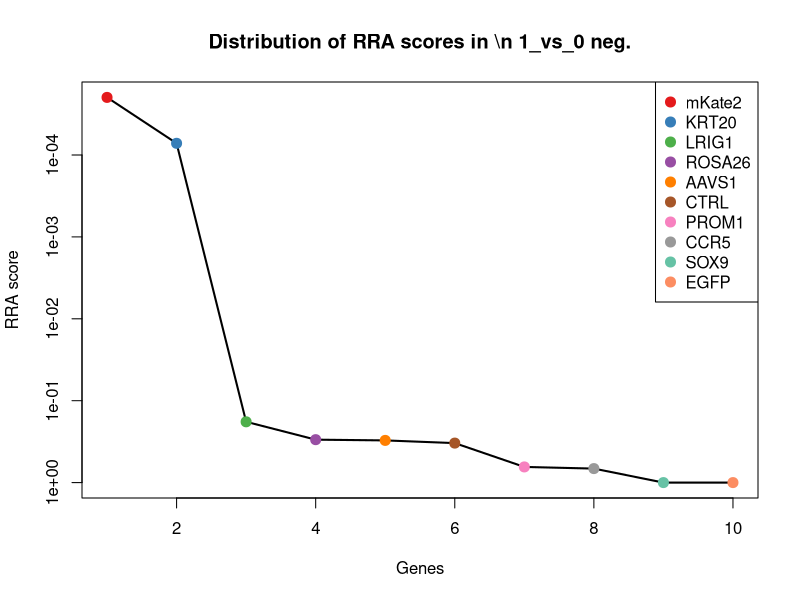
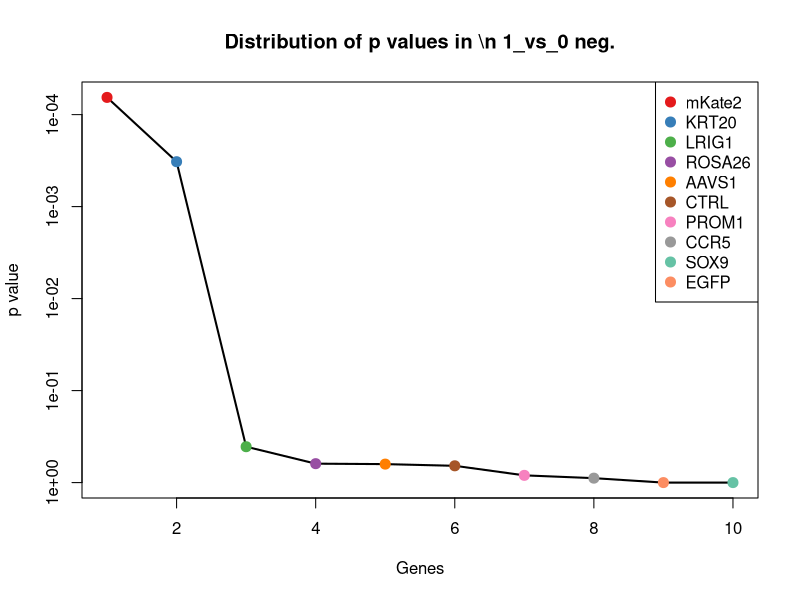
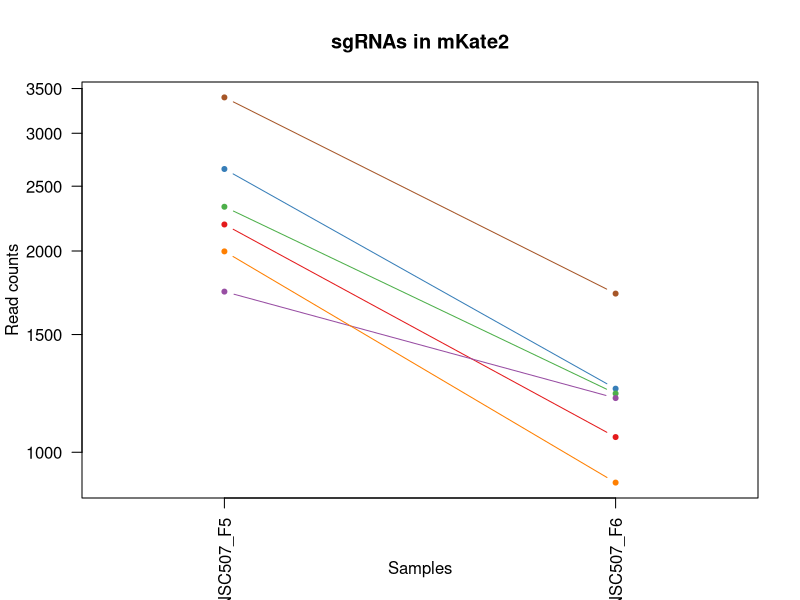
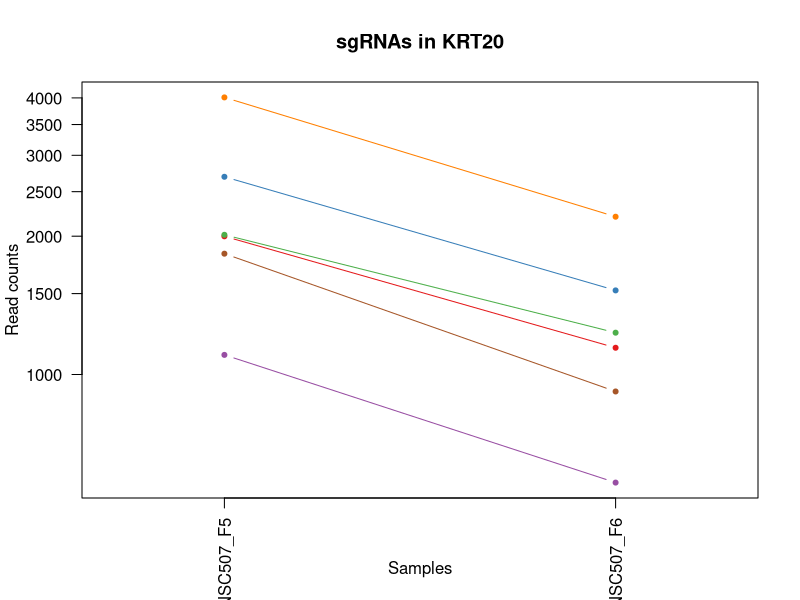
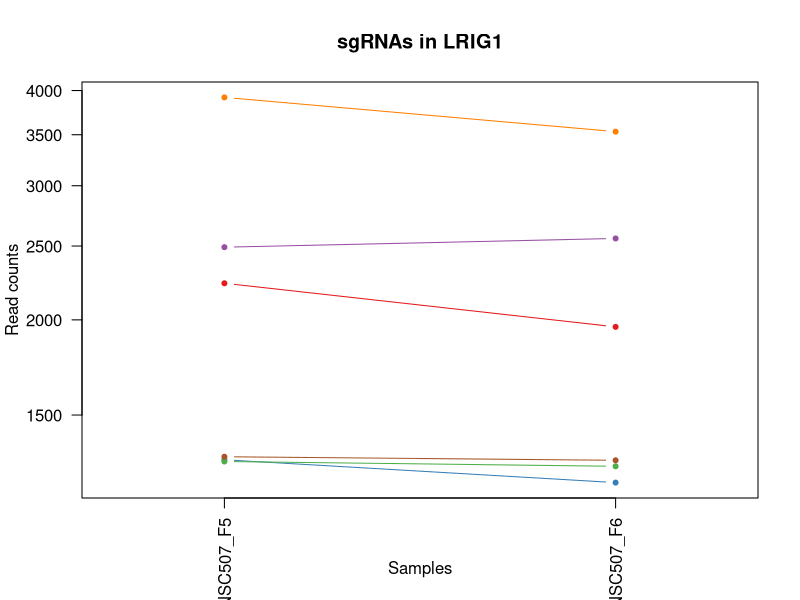
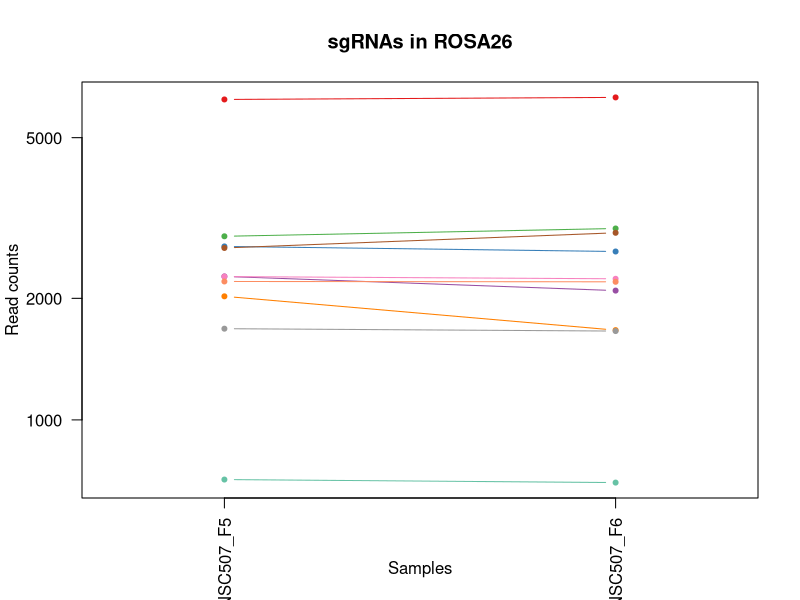
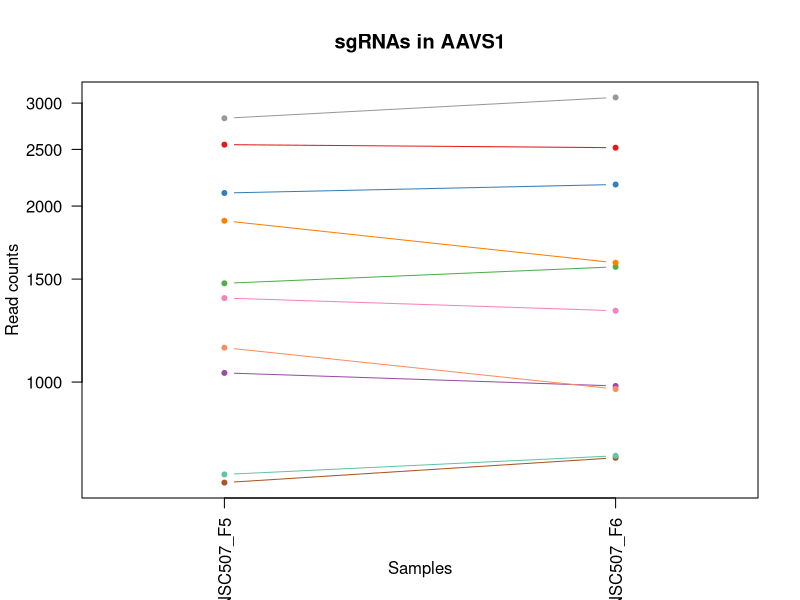
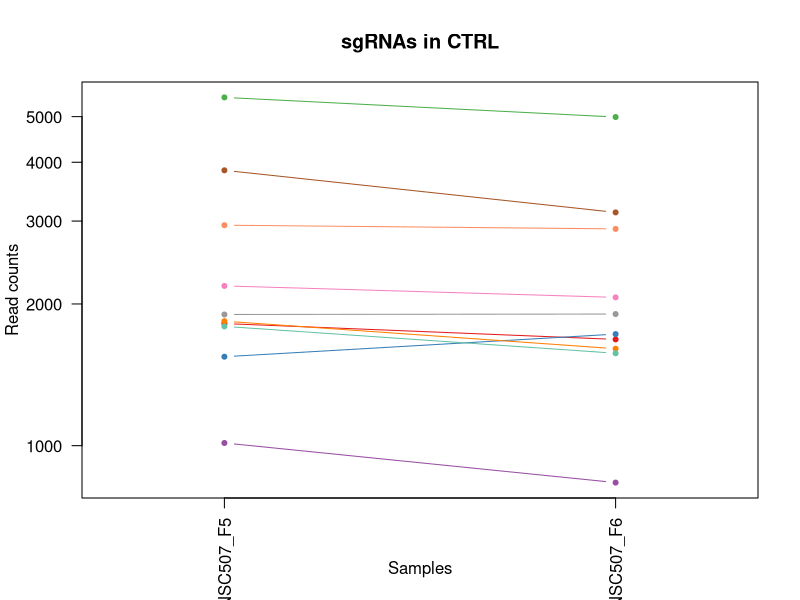

Write the R code that produced these figures, in order. (Note: this script raises an error after producing the figures.)
pdf(file='S7B_c0_t1.pdf',width=4.5,height=4.5);
gstable=read.table('S7B_c0_t1.gene_summary.txt',header=T)
# 
#
# parameters
# Do not modify the variables beginning with "__"

# gstablename='__GENE_SUMMARY_FILE__'
startindex=3
# outputfile='__OUTPUT_FILE__'
targetgenelist=c("mKate2","KRT20","LRIG1","ROSA26","AAVS1","CTRL","PROM1","CCR5","SOX9","EGFP")
# samplelabel=sub('.\\w+.\\w+$','',colnames(gstable)[startindex]);
samplelabel='1_vs_0 neg.'


# You need to write some codes in front of this code:
# gstable=read.table(gstablename,header=T)
# pdf(file=outputfile,width=6,height=6)


# set up color using RColorBrewer
#library(RColorBrewer)
#colors <- brewer.pal(length(targetgenelist), "Set1")

colors=c( "#E41A1C", "#377EB8", "#4DAF4A", "#984EA3", "#FF7F00",  "#A65628", "#F781BF",
          "#999999", "#66C2A5", "#FC8D62", "#8DA0CB", "#E78AC3", "#A6D854", "#FFD92F", "#E5C494", "#B3B3B3", 
          "#8DD3C7", "#FFFFB3", "#BEBADA", "#FB8072", "#80B1D3", "#FDB462", "#B3DE69", "#FCCDE5",
          "#D9D9D9", "#BC80BD", "#CCEBC5", "#FFED6F")

######
# function definition

plotrankedvalues<-function(val, tglist, ...){
  
  plot(val,log='y',ylim=c(max(val),min(val)),type='l',lwd=2, ...)
  if(length(tglist)>0){
    for(i in 1:length(tglist)){
      targetgene=tglist[i];
      tx=which(names(val)==targetgene);ty=val[targetgene];
      points(tx,ty,col=colors[(i %% length(colors)) ],cex=2,pch=20)
      # text(tx+50,ty,targetgene,col=colors[i])
    }
    legend('topright',tglist,pch=20,pt.cex = 2,cex=1,col=colors)
  }
}



plotrandvalues<-function(val,targetgenelist, ...){
  # choose the one with the best distance distribution
  
  mindiffvalue=0;
  randval=val;
  for(i in 1:20){
    randval0=sample(val)
    vindex=sort(which(names(randval0) %in% targetgenelist))
    if(max(vindex)>0.9*length(val)){
      # print('pass...')
      next;
    }
    mindiffind=min(diff(vindex));
    if (mindiffind > mindiffvalue){
      mindiffvalue=mindiffind;
      randval=randval0;
      # print(paste('Diff: ',mindiffvalue))
    }
  }
  plot(randval,log='y',ylim=c(max(randval),min(randval)),pch=20,col='grey', ...)
  
  if(length(targetgenelist)>0){
    for(i in 1:length(targetgenelist)){
      targetgene=targetgenelist[i];
      tx=which(names(randval)==targetgene);ty=randval[targetgene];
      points(tx,ty,col=colors[(i %% length(colors)) ],cex=2,pch=20)
      text(tx+50,ty,targetgene,col=colors[i])
    }
  }
  
}




# set.seed(1235)



pvec=gstable[,startindex]
names(pvec)=gstable[,'id']
pvec=sort(pvec);

plotrankedvalues(pvec,targetgenelist,xlab='Genes',ylab='RRA score',main=paste('Distribution of RRA scores in \\n',samplelabel))

# plotrandvalues(pvec,targetgenelist,xlab='Genes',ylab='RRA score',main=paste('Distribution of RRA scores in \\n',samplelabel))


pvec=gstable[,startindex+1]
names(pvec)=gstable[,'id']
pvec=sort(pvec);

plotrankedvalues(pvec,targetgenelist,xlab='Genes',ylab='p value',main=paste('Distribution of p values in \\n',samplelabel))

# plotrandvalues(pvec,targetgenelist,xlab='Genes',ylab='p value',main=paste('Distribution of p values in \\n',samplelabel))



# you need to write after this code:
# dev.off()






# parameters
# Do not modify the variables beginning with "__"
targetmat=list(c(2190.3164851413735,1052.7872534021258),c(2651.71487305251,1243.9357770645229),c(2328.205658540104,1223.3505514393416),c(1738.0096910807024,1204.2356990731018),c(1996.362482998104,899.868434472208),c(3393.437404686341,1726.2182059973402))
targetgene="mKate2"
collabel=c("S53_MNSC507_F5","S54_MNSC507_F6")

# set up color using RColorBrewer
#library(RColorBrewer)
#colors <- brewer.pal(length(targetgenelist), "Set1")

colors=c( "#E41A1C", "#377EB8", "#4DAF4A", "#984EA3", "#FF7F00",  "#A65628", "#F781BF",
          "#999999", "#66C2A5", "#FC8D62", "#8DA0CB", "#E78AC3", "#A6D854", "#FFD92F", "#E5C494", "#B3B3B3", 
          "#8DD3C7", "#FFFFB3", "#BEBADA", "#FB8072", "#80B1D3", "#FDB462", "#B3DE69", "#FCCDE5",
          "#D9D9D9", "#BC80BD", "#CCEBC5", "#FFED6F")


## code

targetmatvec=unlist(targetmat)+1
yrange=range(targetmatvec[targetmatvec>0]);
# yrange[1]=1; # set the minimum value to 1
for(i in 1:length(targetmat)){
  vali=targetmat[[i]]+1;
  if(i==1){
    plot(1:length(vali),vali,type='b',las=1,pch=20,main=paste('sgRNAs in',targetgene),ylab='Read counts',xlab='Samples',xlim=c(0.7,length(vali)+0.3),ylim = yrange,col=colors[(i %% length(colors))],xaxt='n',log='y')
    axis(1,at=1:length(vali),labels=(collabel),las=2)
    # lines(0:100,rep(1,101),col='black');
  }else{
    lines(1:length(vali),vali,type='b',pch=20,col=colors[(i %% length(colors))])
  }
}




# parameters
# Do not modify the variables beginning with "__"
targetmat=list(c(1997.8777486398485,1142.4800221975581),c(2692.627045379606,1523.306696263411),c(2013.0304050572913,1232.1727909929907),c(1102.3557543689722,580.797437281899),c(4008.6352552345234,2204.089515153333),c(1831.1985280479764,917.5129135795062))
targetgene="KRT20"
collabel=c("S53_MNSC507_F5","S54_MNSC507_F6")

# set up color using RColorBrewer
#library(RColorBrewer)
#colors <- brewer.pal(length(targetgenelist), "Set1")

colors=c( "#E41A1C", "#377EB8", "#4DAF4A", "#984EA3", "#FF7F00",  "#A65628", "#F781BF",
          "#999999", "#66C2A5", "#FC8D62", "#8DA0CB", "#E78AC3", "#A6D854", "#FFD92F", "#E5C494", "#B3B3B3", 
          "#8DD3C7", "#FFFFB3", "#BEBADA", "#FB8072", "#80B1D3", "#FDB462", "#B3DE69", "#FCCDE5",
          "#D9D9D9", "#BC80BD", "#CCEBC5", "#FFED6F")


## code

targetmatvec=unlist(targetmat)+1
yrange=range(targetmatvec[targetmatvec>0]);
# yrange[1]=1; # set the minimum value to 1
for(i in 1:length(targetmat)){
  vali=targetmat[[i]]+1;
  if(i==1){
    plot(1:length(vali),vali,type='b',las=1,pch=20,main=paste('sgRNAs in',targetgene),ylab='Read counts',xlab='Samples',xlim=c(0.7,length(vali)+0.3),ylim = yrange,col=colors[(i %% length(colors))],xaxt='n',log='y')
    axis(1,at=1:length(vali),labels=(collabel),las=2)
    # lines(0:100,rep(1,101),col='black');
  }else{
    lines(1:length(vali),vali,type='b',pch=20,col=colors[(i %% length(colors))])
  }
}




# parameters
# Do not modify the variables beginning with "__"
targetmat=list(c(2232.7439231102135,1957.0668076511583),c(1309.189514467068,1221.8801781804002),c(1302.3708190792186,1283.6358550559437),c(2490.339082206743,2556.979097299297),c(3916.9616839089936,3531.8365679775225),c(1321.3116396010223,1307.161827199008))
targetgene="LRIG1"
collabel=c("S53_MNSC507_F5","S54_MNSC507_F6")

# set up color using RColorBrewer
#library(RColorBrewer)
#colors <- brewer.pal(length(targetgenelist), "Set1")

colors=c( "#E41A1C", "#377EB8", "#4DAF4A", "#984EA3", "#FF7F00",  "#A65628", "#F781BF",
          "#999999", "#66C2A5", "#FC8D62", "#8DA0CB", "#E78AC3", "#A6D854", "#FFD92F", "#E5C494", "#B3B3B3", 
          "#8DD3C7", "#FFFFB3", "#BEBADA", "#FB8072", "#80B1D3", "#FDB462", "#B3DE69", "#FCCDE5",
          "#D9D9D9", "#BC80BD", "#CCEBC5", "#FFED6F")


## code

targetmatvec=unlist(targetmat)+1
yrange=range(targetmatvec[targetmatvec>0]);
# yrange[1]=1; # set the minimum value to 1
for(i in 1:length(targetmat)){
  vali=targetmat[[i]]+1;
  if(i==1){
    plot(1:length(vali),vali,type='b',las=1,pch=20,main=paste('sgRNAs in',targetgene),ylab='Read counts',xlab='Samples',xlim=c(0.7,length(vali)+0.3),ylim = yrange,col=colors[(i %% length(colors))],xaxt='n',log='y')
    axis(1,at=1:length(vali),labels=(collabel),las=2)
    # lines(0:100,rep(1,101),col='black');
  }else{
    lines(1:length(vali),vali,type='b',pch=20,col=colors[(i %% length(colors))])
  }
}




# parameters
# Do not modify the variables beginning with "__"
targetmat=list(c(6215.619662435084,6288.7864284928655),c(2688.081248454373,2611.382907880133),c(2847.941773658396,2977.5058493565707),c(2265.322134407716,2089.400400955895),c(2022.1219989077572,1667.4032756396796),c(2664.594631007337,2905.4575596684363),c(2263.0492359450996,2234.9673535911047),c(1681.1872295152914,1658.5810360860305),c(710.6595859780728,698.4272979972203),c(2200.9233446335834,2196.7376488586256))
targetgene="ROSA26"
collabel=c("S53_MNSC507_F5","S54_MNSC507_F6")

# set up color using RColorBrewer
#library(RColorBrewer)
#colors <- brewer.pal(length(targetgenelist), "Set1")

colors=c( "#E41A1C", "#377EB8", "#4DAF4A", "#984EA3", "#FF7F00",  "#A65628", "#F781BF",
          "#999999", "#66C2A5", "#FC8D62", "#8DA0CB", "#E78AC3", "#A6D854", "#FFD92F", "#E5C494", "#B3B3B3", 
          "#8DD3C7", "#FFFFB3", "#BEBADA", "#FB8072", "#80B1D3", "#FDB462", "#B3DE69", "#FCCDE5",
          "#D9D9D9", "#BC80BD", "#CCEBC5", "#FFED6F")


## code

targetmatvec=unlist(targetmat)+1
yrange=range(targetmatvec[targetmatvec>0]);
# yrange[1]=1; # set the minimum value to 1
for(i in 1:length(targetmat)){
  vali=targetmat[[i]]+1;
  if(i==1){
    plot(1:length(vali),vali,type='b',las=1,pch=20,main=paste('sgRNAs in',targetgene),ylab='Read counts',xlab='Samples',xlim=c(0.7,length(vali)+0.3),ylim = yrange,col=colors[(i %% length(colors))],xaxt='n',log='y')
    axis(1,at=1:length(vali),labels=(collabel),las=2)
    # lines(0:100,rep(1,101),col='black');
  }else{
    lines(1:length(vali),vali,type='b',pch=20,col=colors[(i %% length(colors))])
  }
}




# parameters
# Do not modify the variables beginning with "__"
targetmat=list(c(2546.403910951282,2515.8086460489344),c(2104.703976382821,2176.152423233444),c(1474.3534694171956,1573.2993870674225),c(1035.6840661322233,983.6797102318744),c(1886.505723971643,1598.2957324694282),c(672.0203121135933,741.0681225065242),c(1391.0138591212597,1323.3359330473647),c(2825.2127890322317,3067.1986181520033),c(693.9916639188856,746.9496155422903),c(1144.0255595169401,971.9167241603424))
targetgene="AAVS1"
collabel=c("S53_MNSC507_F5","S54_MNSC507_F6")

# set up color using RColorBrewer
#library(RColorBrewer)
#colors <- brewer.pal(length(targetgenelist), "Set1")

colors=c( "#E41A1C", "#377EB8", "#4DAF4A", "#984EA3", "#FF7F00",  "#A65628", "#F781BF",
          "#999999", "#66C2A5", "#FC8D62", "#8DA0CB", "#E78AC3", "#A6D854", "#FFD92F", "#E5C494", "#B3B3B3", 
          "#8DD3C7", "#FFFFB3", "#BEBADA", "#FB8072", "#80B1D3", "#FDB462", "#B3DE69", "#FCCDE5",
          "#D9D9D9", "#BC80BD", "#CCEBC5", "#FFED6F")


## code

targetmatvec=unlist(targetmat)+1
yrange=range(targetmatvec[targetmatvec>0]);
# yrange[1]=1; # set the minimum value to 1
for(i in 1:length(targetmat)){
  vali=targetmat[[i]]+1;
  if(i==1){
    plot(1:length(vali),vali,type='b',las=1,pch=20,main=paste('sgRNAs in',targetgene),ylab='Read counts',xlab='Samples',xlim=c(0.7,length(vali)+0.3),ylim = yrange,col=colors[(i %% length(colors))],xaxt='n',log='y')
    axis(1,at=1:length(vali),labels=(collabel),las=2)
    # lines(0:100,rep(1,101),col='black');
  }else{
    lines(1:length(vali),vali,type='b',pch=20,col=colors[(i %% length(colors))])
  }
}




# parameters
# Do not modify the variables beginning with "__"
targetmat=list(c(1816.0458716305334,1680.6366349701532),c(1544.0556889374332,1724.7478327383988),c(5492.080318502185,4988.976467588565),c(1012.1974486851867,833.7016378198398),c(1837.2595906149536,1605.6475987641359),c(3844.2289331052675,3128.954295027547),c(2183.497789753524,2064.404055553889),c(1898.6278491055973,1902.6629970703223),c(1791.0439885417527,1570.3586405495396),c(2938.8577121630533,2886.3427073021967))
targetgene="CTRL"
collabel=c("S53_MNSC507_F5","S54_MNSC507_F6")

# set up color using RColorBrewer
#library(RColorBrewer)
#colors <- brewer.pal(length(targetgenelist), "Set1")

colors=c( "#E41A1C", "#377EB8", "#4DAF4A", "#984EA3", "#FF7F00",  "#A65628", "#F781BF",
          "#999999", "#66C2A5", "#FC8D62", "#8DA0CB", "#E78AC3", "#A6D854", "#FFD92F", "#E5C494", "#B3B3B3", 
          "#8DD3C7", "#FFFFB3", "#BEBADA", "#FB8072", "#80B1D3", "#FDB462", "#B3DE69", "#FCCDE5",
          "#D9D9D9", "#BC80BD", "#CCEBC5", "#FFED6F")


## code

targetmatvec=unlist(targetmat)+1
yrange=range(targetmatvec[targetmatvec>0]);
# yrange[1]=1; # set the minimum value to 1
for(i in 1:length(targetmat)){
  vali=targetmat[[i]]+1;
  if(i==1){
    plot(1:length(vali),vali,type='b',las=1,pch=20,main=paste('sgRNAs in',targetgene),ylab='Read counts',xlab='Samples',xlim=c(0.7,length(vali)+0.3),ylim = yrange,col=colors[(i %% length(colors))],xaxt='n',log='y')
    axis(1,at=1:length(vali),labels=(collabel),las=2)
    # lines(0:100,rep(1,101),col='black');
  }else{
    lines(1:length(vali),vali,type='b',pch=20,col=colors[(i %% length(colors))])
  }
}




# parameters
# Do not modify the variables beginning with "__"
targetmat=list(c(1931.9636932239719,1780.6220165781763),c(2935.069548058693,2648.142239353671),c(2060.003639951364,1858.5517993020767),c(3210.8478948561537,3039.261526232114),c(1684.9753936196523,1696.8107408185099),c(4446.547025698624,4203.797147313795))
targetgene="PROM1"
collabel=c("S53_MNSC507_F5","S54_MNSC507_F6")

# set up color using RColorBrewer
#library(RColorBrewer)
#colors <- brewer.pal(length(targetgenelist), "Set1")

colors=c( "#E41A1C", "#377EB8", "#4DAF4A", "#984EA3", "#FF7F00",  "#A65628", "#F781BF",
          "#999999", "#66C2A5", "#FC8D62", "#8DA0CB", "#E78AC3", "#A6D854", "#FFD92F", "#E5C494", "#B3B3B3", 
          "#8DD3C7", "#FFFFB3", "#BEBADA", "#FB8072", "#80B1D3", "#FDB462", "#B3DE69", "#FCCDE5",
          "#D9D9D9", "#BC80BD", "#CCEBC5", "#FFED6F")


## code

targetmatvec=unlist(targetmat)+1
yrange=range(targetmatvec[targetmatvec>0]);
# yrange[1]=1; # set the minimum value to 1
for(i in 1:length(targetmat)){
  vali=targetmat[[i]]+1;
  if(i==1){
    plot(1:length(vali),vali,type='b',las=1,pch=20,main=paste('sgRNAs in',targetgene),ylab='Read counts',xlab='Samples',xlim=c(0.7,length(vali)+0.3),ylim = yrange,col=colors[(i %% length(colors))],xaxt='n',log='y')
    axis(1,at=1:length(vali),labels=(collabel),las=2)
    # lines(0:100,rep(1,101),col='black');
  }else{
    lines(1:length(vali),vali,type='b',pch=20,col=colors[(i %% length(colors))])
  }
}




# parameters
# Do not modify the variables beginning with "__"
targetmat=list(c(1452.3821176119034,1215.998685144634),c(2066.8223353392136,2067.344802071772),c(1284.187631378287,1089.5465848756637),c(1008.409284580826,1043.9650138484767),c(1364.4967103907345,1405.6768355480897),c(1581.9373299810404,1612.9994650588435),c(2860.0638987923503,2793.7091919888812),c(1767.557371094716,1820.3220945695973),c(1100.840488727228,1110.131810500845),c(1759.9810428859946,1548.3030416654167))
targetgene="CCR5"
collabel=c("S53_MNSC507_F5","S54_MNSC507_F6")

# set up color using RColorBrewer
#library(RColorBrewer)
#colors <- brewer.pal(length(targetgenelist), "Set1")

colors=c( "#E41A1C", "#377EB8", "#4DAF4A", "#984EA3", "#FF7F00",  "#A65628", "#F781BF",
          "#999999", "#66C2A5", "#FC8D62", "#8DA0CB", "#E78AC3", "#A6D854", "#FFD92F", "#E5C494", "#B3B3B3", 
          "#8DD3C7", "#FFFFB3", "#BEBADA", "#FB8072", "#80B1D3", "#FDB462", "#B3DE69", "#FCCDE5",
          "#D9D9D9", "#BC80BD", "#CCEBC5", "#FFED6F")


## code

targetmatvec=unlist(targetmat)+1
yrange=range(targetmatvec[targetmatvec>0]);
# yrange[1]=1; # set the minimum value to 1
for(i in 1:length(targetmat)){
  vali=targetmat[[i]]+1;
  if(i==1){
    plot(1:length(vali),vali,type='b',las=1,pch=20,main=paste('sgRNAs in',targetgene),ylab='Read counts',xlab='Samples',xlim=c(0.7,length(vali)+0.3),ylim = yrange,col=colors[(i %% length(colors))],xaxt='n',log='y')
    axis(1,at=1:length(vali),labels=(collabel),las=2)
    # lines(0:100,rep(1,101),col='black');
  }else{
    lines(1:length(vali),vali,type='b',pch=20,col=colors[(i %% length(colors))])
  }
}




# parameters
# Do not modify the variables beginning with "__"
targetmat=list(c(1040.9874958783282,2155.567197608263),c(678.0813746805704,1557.1252812190658),c(383.36220736130576,933.6870194278629),c(472.762880224219,1083.6650918398975),c(894.7643614500041,2139.3930917599064),c(1677.3990654109307,2755.4794872564016))
targetgene="SOX9"
collabel=c("S53_MNSC507_F5","S54_MNSC507_F6")

# set up color using RColorBrewer
#library(RColorBrewer)
#colors <- brewer.pal(length(targetgenelist), "Set1")

colors=c( "#E41A1C", "#377EB8", "#4DAF4A", "#984EA3", "#FF7F00",  "#A65628", "#F781BF",
          "#999999", "#66C2A5", "#FC8D62", "#8DA0CB", "#E78AC3", "#A6D854", "#FFD92F", "#E5C494", "#B3B3B3", 
          "#8DD3C7", "#FFFFB3", "#BEBADA", "#FB8072", "#80B1D3", "#FDB462", "#B3DE69", "#FCCDE5",
          "#D9D9D9", "#BC80BD", "#CCEBC5", "#FFED6F")


## code

targetmatvec=unlist(targetmat)+1
yrange=range(targetmatvec[targetmatvec>0]);
# yrange[1]=1; # set the minimum value to 1
for(i in 1:length(targetmat)){
  vali=targetmat[[i]]+1;
  if(i==1){
    plot(1:length(vali),vali,type='b',las=1,pch=20,main=paste('sgRNAs in',targetgene),ylab='Read counts',xlab='Samples',xlim=c(0.7,length(vali)+0.3),ylim = yrange,col=colors[(i %% length(colors))],xaxt='n',log='y')
    axis(1,at=1:length(vali),labels=(collabel),las=2)
    # lines(0:100,rep(1,101),col='black');
  }else{
    lines(1:length(vali),vali,type='b',pch=20,col=colors[(i %% length(colors))])
  }
}




# parameters
# Do not modify the variables beginning with "__"
targetmat=list(c(535.646404356607,2809.883297837238),c(581.1043736089358,2955.450250472448),c(325.7821129750227,1589.4734929157792),c(365.17901966037425,1779.1516433192348),c(527.3124433270135,2946.6280109187987),c(847.033493735059,3190.7099719030907))
targetgene="EGFP"
collabel=c("S53_MNSC507_F5","S54_MNSC507_F6")

# set up color using RColorBrewer
#library(RColorBrewer)
#colors <- brewer.pal(length(targetgenelist), "Set1")

colors=c( "#E41A1C", "#377EB8", "#4DAF4A", "#984EA3", "#FF7F00",  "#A65628", "#F781BF",
          "#999999", "#66C2A5", "#FC8D62", "#8DA0CB", "#E78AC3", "#A6D854", "#FFD92F", "#E5C494", "#B3B3B3", 
          "#8DD3C7", "#FFFFB3", "#BEBADA", "#FB8072", "#80B1D3", "#FDB462", "#B3DE69", "#FCCDE5",
          "#D9D9D9", "#BC80BD", "#CCEBC5", "#FFED6F")


## code

targetmatvec=unlist(targetmat)+1
yrange=range(targetmatvec[targetmatvec>0]);
# yrange[1]=1; # set the minimum value to 1
for(i in 1:length(targetmat)){
  vali=targetmat[[i]]+1;
  if(i==1){
    plot(1:length(vali),vali,type='b',las=1,pch=20,main=paste('sgRNAs in',targetgene),ylab='Read counts',xlab='Samples',xlim=c(0.7,length(vali)+0.3),ylim = yrange,col=colors[(i %% length(colors))],xaxt='n',log='y')
    axis(1,at=1:length(vali),labels=(collabel),las=2)
    # lines(0:100,rep(1,101),col='black');
  }else{
    lines(1:length(vali),vali,type='b',pch=20,col=colors[(i %% length(colors))])
  }
}



# 
#
# parameters
# Do not modify the variables beginning with "__"

# gstablename='__GENE_SUMMARY_FILE__'
startindex=9
# outputfile='__OUTPUT_FILE__'
targetgenelist=c("EGFP","SOX9","ROSA26","LRIG1","CTRL","AAVS1","PROM1","CCR5","KRT20","mKate2")
# samplelabel=sub('.\\w+.\\w+$','',colnames(gstable)[startindex]);
samplelabel='1_vs_0 pos.'


# You need to write some codes in front of this code:
# gstable=read.table(gstablename,header=T)
# pdf(file=outputfile,width=6,height=6)


# set up color using RColorBrewer
#library(RColorBrewer)
#colors <- brewer.pal(length(targetgenelist), "Set1")

colors=c( "#E41A1C", "#377EB8", "#4DAF4A", "#984EA3", "#FF7F00",  "#A65628", "#F781BF",
          "#999999", "#66C2A5", "#FC8D62", "#8DA0CB", "#E78AC3", "#A6D854", "#FFD92F", "#E5C494", "#B3B3B3", 
          "#8DD3C7", "#FFFFB3", "#BEBADA", "#FB8072", "#80B1D3", "#FDB462", "#B3DE69", "#FCCDE5",
          "#D9D9D9", "#BC80BD", "#CCEBC5", "#FFED6F")

######
# function definition

plotrankedvalues<-function(val, tglist, ...){
  
  plot(val,log='y',ylim=c(max(val),min(val)),type='l',lwd=2, ...)
  if(length(tglist)>0){
    for(i in 1:length(tglist)){
      targetgene=tglist[i];
      tx=which(names(val)==targetgene);ty=val[targetgene];
      points(tx,ty,col=colors[(i %% length(colors)) ],cex=2,pch=20)
      # text(tx+50,ty,targetgene,col=colors[i])
    }
    legend('topright',tglist,pch=20,pt.cex = 2,cex=1,col=colors)
  }
}



plotrandvalues<-function(val,targetgenelist, ...){
  # choose the one with the best distance distribution
  
  mindiffvalue=0;
  randval=val;
  for(i in 1:20){
    randval0=sample(val)
    vindex=sort(which(names(randval0) %in% targetgenelist))
    if(max(vindex)>0.9*length(val)){
      # print('pass...')
      next;
    }
    mindiffind=min(diff(vindex));
    if (mindiffind > mindiffvalue){
      mindiffvalue=mindiffind;
      randval=randval0;
      # print(paste('Diff: ',mindiffvalue))
    }
  }
  plot(randval,log='y',ylim=c(max(randval),min(randval)),pch=20,col='grey', ...)
  
  if(length(targetgenelist)>0){
    for(i in 1:length(targetgenelist)){
      targetgene=targetgenelist[i];
      tx=which(names(randval)==targetgene);ty=randval[targetgene];
      points(tx,ty,col=colors[(i %% length(colors)) ],cex=2,pch=20)
      text(tx+50,ty,targetgene,col=colors[i])
    }
  }
  
}




# set.seed(1235)



pvec=gstable[,startindex]
names(pvec)=gstable[,'id']
pvec=sort(pvec);

plotrankedvalues(pvec,targetgenelist,xlab='Genes',ylab='RRA score',main=paste('Distribution of RRA scores in \\n',samplelabel))

# plotrandvalues(pvec,targetgenelist,xlab='Genes',ylab='RRA score',main=paste('Distribution of RRA scores in \\n',samplelabel))


pvec=gstable[,startindex+1]
names(pvec)=gstable[,'id']
pvec=sort(pvec);

plotrankedvalues(pvec,targetgenelist,xlab='Genes',ylab='p value',main=paste('Distribution of p values in \\n',samplelabel))

# plotrandvalues(pvec,targetgenelist,xlab='Genes',ylab='p value',main=paste('Distribution of p values in \\n',samplelabel))



# you need to write after this code:
# dev.off()






# parameters
# Do not modify the variables beginning with "__"
targetmat=list(c(535.646404356607,2809.883297837238),c(581.1043736089358,2955.450250472448),c(325.7821129750227,1589.4734929157792),c(365.17901966037425,1779.1516433192348),c(527.3124433270135,2946.6280109187987),c(847.033493735059,3190.7099719030907))
targetgene="EGFP"
collabel=c("S53_MNSC507_F5","S54_MNSC507_F6")

# set up color using RColorBrewer
#library(RColorBrewer)
#colors <- brewer.pal(length(targetgenelist), "Set1")

colors=c( "#E41A1C", "#377EB8", "#4DAF4A", "#984EA3", "#FF7F00",  "#A65628", "#F781BF",
          "#999999", "#66C2A5", "#FC8D62", "#8DA0CB", "#E78AC3", "#A6D854", "#FFD92F", "#E5C494", "#B3B3B3", 
          "#8DD3C7", "#FFFFB3", "#BEBADA", "#FB8072", "#80B1D3", "#FDB462", "#B3DE69", "#FCCDE5",
          "#D9D9D9", "#BC80BD", "#CCEBC5", "#FFED6F")


## code

targetmatvec=unlist(targetmat)+1
yrange=range(targetmatvec[targetmatvec>0]);
# yrange[1]=1; # set the minimum value to 1
for(i in 1:length(targetmat)){
  vali=targetmat[[i]]+1;
  if(i==1){
    plot(1:length(vali),vali,type='b',las=1,pch=20,main=paste('sgRNAs in',targetgene),ylab='Read counts',xlab='Samples',xlim=c(0.7,length(vali)+0.3),ylim = yrange,col=colors[(i %% length(colors))],xaxt='n',log='y')
    axis(1,at=1:length(vali),labels=(collabel),las=2)
    # lines(0:100,rep(1,101),col='black');
  }else{
    lines(1:length(vali),vali,type='b',pch=20,col=colors[(i %% length(colors))])
  }
}




# parameters
# Do not modify the variables beginning with "__"
targetmat=list(c(1040.9874958783282,2155.567197608263),c(678.0813746805704,1557.1252812190658),c(383.36220736130576,933.6870194278629),c(472.762880224219,1083.6650918398975),c(894.7643614500041,2139.3930917599064),c(1677.3990654109307,2755.4794872564016))
targetgene="SOX9"
collabel=c("S53_MNSC507_F5","S54_MNSC507_F6")

# set up color using RColorBrewer
#library(RColorBrewer)
#colors <- brewer.pal(length(targetgenelist), "Set1")

colors=c( "#E41A1C", "#377EB8", "#4DAF4A", "#984EA3", "#FF7F00",  "#A65628", "#F781BF",
          "#999999", "#66C2A5", "#FC8D62", "#8DA0CB", "#E78AC3", "#A6D854", "#FFD92F", "#E5C494", "#B3B3B3", 
          "#8DD3C7", "#FFFFB3", "#BEBADA", "#FB8072", "#80B1D3", "#FDB462", "#B3DE69", "#FCCDE5",
          "#D9D9D9", "#BC80BD", "#CCEBC5", "#FFED6F")


## code

targetmatvec=unlist(targetmat)+1
yrange=range(targetmatvec[targetmatvec>0]);
# yrange[1]=1; # set the minimum value to 1
for(i in 1:length(targetmat)){
  vali=targetmat[[i]]+1;
  if(i==1){
    plot(1:length(vali),vali,type='b',las=1,pch=20,main=paste('sgRNAs in',targetgene),ylab='Read counts',xlab='Samples',xlim=c(0.7,length(vali)+0.3),ylim = yrange,col=colors[(i %% length(colors))],xaxt='n',log='y')
    axis(1,at=1:length(vali),labels=(collabel),las=2)
    # lines(0:100,rep(1,101),col='black');
  }else{
    lines(1:length(vali),vali,type='b',pch=20,col=colors[(i %% length(colors))])
  }
}




# parameters
# Do not modify the variables beginning with "__"
targetmat=list(c(6215.619662435084,6288.7864284928655),c(2688.081248454373,2611.382907880133),c(2847.941773658396,2977.5058493565707),c(2265.322134407716,2089.400400955895),c(2022.1219989077572,1667.4032756396796),c(2664.594631007337,2905.4575596684363),c(2263.0492359450996,2234.9673535911047),c(1681.1872295152914,1658.5810360860305),c(710.6595859780728,698.4272979972203),c(2200.9233446335834,2196.7376488586256))
targetgene="ROSA26"
collabel=c("S53_MNSC507_F5","S54_MNSC507_F6")

# set up color using RColorBrewer
#library(RColorBrewer)
#colors <- brewer.pal(length(targetgenelist), "Set1")

colors=c( "#E41A1C", "#377EB8", "#4DAF4A", "#984EA3", "#FF7F00",  "#A65628", "#F781BF",
          "#999999", "#66C2A5", "#FC8D62", "#8DA0CB", "#E78AC3", "#A6D854", "#FFD92F", "#E5C494", "#B3B3B3", 
          "#8DD3C7", "#FFFFB3", "#BEBADA", "#FB8072", "#80B1D3", "#FDB462", "#B3DE69", "#FCCDE5",
          "#D9D9D9", "#BC80BD", "#CCEBC5", "#FFED6F")


## code

targetmatvec=unlist(targetmat)+1
yrange=range(targetmatvec[targetmatvec>0]);
# yrange[1]=1; # set the minimum value to 1
for(i in 1:length(targetmat)){
  vali=targetmat[[i]]+1;
  if(i==1){
    plot(1:length(vali),vali,type='b',las=1,pch=20,main=paste('sgRNAs in',targetgene),ylab='Read counts',xlab='Samples',xlim=c(0.7,length(vali)+0.3),ylim = yrange,col=colors[(i %% length(colors))],xaxt='n',log='y')
    axis(1,at=1:length(vali),labels=(collabel),las=2)
    # lines(0:100,rep(1,101),col='black');
  }else{
    lines(1:length(vali),vali,type='b',pch=20,col=colors[(i %% length(colors))])
  }
}




# parameters
# Do not modify the variables beginning with "__"
targetmat=list(c(2232.7439231102135,1957.0668076511583),c(1309.189514467068,1221.8801781804002),c(1302.3708190792186,1283.6358550559437),c(2490.339082206743,2556.979097299297),c(3916.9616839089936,3531.8365679775225),c(1321.3116396010223,1307.161827199008))
targetgene="LRIG1"
collabel=c("S53_MNSC507_F5","S54_MNSC507_F6")

# set up color using RColorBrewer
#library(RColorBrewer)
#colors <- brewer.pal(length(targetgenelist), "Set1")

colors=c( "#E41A1C", "#377EB8", "#4DAF4A", "#984EA3", "#FF7F00",  "#A65628", "#F781BF",
          "#999999", "#66C2A5", "#FC8D62", "#8DA0CB", "#E78AC3", "#A6D854", "#FFD92F", "#E5C494", "#B3B3B3", 
          "#8DD3C7", "#FFFFB3", "#BEBADA", "#FB8072", "#80B1D3", "#FDB462", "#B3DE69", "#FCCDE5",
          "#D9D9D9", "#BC80BD", "#CCEBC5", "#FFED6F")


## code

targetmatvec=unlist(targetmat)+1
yrange=range(targetmatvec[targetmatvec>0]);
# yrange[1]=1; # set the minimum value to 1
for(i in 1:length(targetmat)){
  vali=targetmat[[i]]+1;
  if(i==1){
    plot(1:length(vali),vali,type='b',las=1,pch=20,main=paste('sgRNAs in',targetgene),ylab='Read counts',xlab='Samples',xlim=c(0.7,length(vali)+0.3),ylim = yrange,col=colors[(i %% length(colors))],xaxt='n',log='y')
    axis(1,at=1:length(vali),labels=(collabel),las=2)
    # lines(0:100,rep(1,101),col='black');
  }else{
    lines(1:length(vali),vali,type='b',pch=20,col=colors[(i %% length(colors))])
  }
}




# parameters
# Do not modify the variables beginning with "__"
targetmat=list(c(1816.0458716305334,1680.6366349701532),c(1544.0556889374332,1724.7478327383988),c(5492.080318502185,4988.976467588565),c(1012.1974486851867,833.7016378198398),c(1837.2595906149536,1605.6475987641359),c(3844.2289331052675,3128.954295027547),c(2183.497789753524,2064.404055553889),c(1898.6278491055973,1902.6629970703223),c(1791.0439885417527,1570.3586405495396),c(2938.8577121630533,2886.3427073021967))
targetgene="CTRL"
collabel=c("S53_MNSC507_F5","S54_MNSC507_F6")

# set up color using RColorBrewer
#library(RColorBrewer)
#colors <- brewer.pal(length(targetgenelist), "Set1")

colors=c( "#E41A1C", "#377EB8", "#4DAF4A", "#984EA3", "#FF7F00",  "#A65628", "#F781BF",
          "#999999", "#66C2A5", "#FC8D62", "#8DA0CB", "#E78AC3", "#A6D854", "#FFD92F", "#E5C494", "#B3B3B3", 
          "#8DD3C7", "#FFFFB3", "#BEBADA", "#FB8072", "#80B1D3", "#FDB462", "#B3DE69", "#FCCDE5",
          "#D9D9D9", "#BC80BD", "#CCEBC5", "#FFED6F")


## code

targetmatvec=unlist(targetmat)+1
yrange=range(targetmatvec[targetmatvec>0]);
# yrange[1]=1; # set the minimum value to 1
for(i in 1:length(targetmat)){
  vali=targetmat[[i]]+1;
  if(i==1){
    plot(1:length(vali),vali,type='b',las=1,pch=20,main=paste('sgRNAs in',targetgene),ylab='Read counts',xlab='Samples',xlim=c(0.7,length(vali)+0.3),ylim = yrange,col=colors[(i %% length(colors))],xaxt='n',log='y')
    axis(1,at=1:length(vali),labels=(collabel),las=2)
    # lines(0:100,rep(1,101),col='black');
  }else{
    lines(1:length(vali),vali,type='b',pch=20,col=colors[(i %% length(colors))])
  }
}




# parameters
# Do not modify the variables beginning with "__"
targetmat=list(c(2546.403910951282,2515.8086460489344),c(2104.703976382821,2176.152423233444),c(1474.3534694171956,1573.2993870674225),c(1035.6840661322233,983.6797102318744),c(1886.505723971643,1598.2957324694282),c(672.0203121135933,741.0681225065242),c(1391.0138591212597,1323.3359330473647),c(2825.2127890322317,3067.1986181520033),c(693.9916639188856,746.9496155422903),c(1144.0255595169401,971.9167241603424))
targetgene="AAVS1"
collabel=c("S53_MNSC507_F5","S54_MNSC507_F6")

# set up color using RColorBrewer
#library(RColorBrewer)
#colors <- brewer.pal(length(targetgenelist), "Set1")

colors=c( "#E41A1C", "#377EB8", "#4DAF4A", "#984EA3", "#FF7F00",  "#A65628", "#F781BF",
          "#999999", "#66C2A5", "#FC8D62", "#8DA0CB", "#E78AC3", "#A6D854", "#FFD92F", "#E5C494", "#B3B3B3", 
          "#8DD3C7", "#FFFFB3", "#BEBADA", "#FB8072", "#80B1D3", "#FDB462", "#B3DE69", "#FCCDE5",
          "#D9D9D9", "#BC80BD", "#CCEBC5", "#FFED6F")


## code

targetmatvec=unlist(targetmat)+1
yrange=range(targetmatvec[targetmatvec>0]);
# yrange[1]=1; # set the minimum value to 1
for(i in 1:length(targetmat)){
  vali=targetmat[[i]]+1;
  if(i==1){
    plot(1:length(vali),vali,type='b',las=1,pch=20,main=paste('sgRNAs in',targetgene),ylab='Read counts',xlab='Samples',xlim=c(0.7,length(vali)+0.3),ylim = yrange,col=colors[(i %% length(colors))],xaxt='n',log='y')
    axis(1,at=1:length(vali),labels=(collabel),las=2)
    # lines(0:100,rep(1,101),col='black');
  }else{
    lines(1:length(vali),vali,type='b',pch=20,col=colors[(i %% length(colors))])
  }
}




# parameters
# Do not modify the variables beginning with "__"
targetmat=list(c(1931.9636932239719,1780.6220165781763),c(2935.069548058693,2648.142239353671),c(2060.003639951364,1858.5517993020767),c(3210.8478948561537,3039.261526232114),c(1684.9753936196523,1696.8107408185099),c(4446.547025698624,4203.797147313795))
targetgene="PROM1"
collabel=c("S53_MNSC507_F5","S54_MNSC507_F6")

# set up color using RColorBrewer
#library(RColorBrewer)
#colors <- brewer.pal(length(targetgenelist), "Set1")

colors=c( "#E41A1C", "#377EB8", "#4DAF4A", "#984EA3", "#FF7F00",  "#A65628", "#F781BF",
          "#999999", "#66C2A5", "#FC8D62", "#8DA0CB", "#E78AC3", "#A6D854", "#FFD92F", "#E5C494", "#B3B3B3", 
          "#8DD3C7", "#FFFFB3", "#BEBADA", "#FB8072", "#80B1D3", "#FDB462", "#B3DE69", "#FCCDE5",
          "#D9D9D9", "#BC80BD", "#CCEBC5", "#FFED6F")


## code

targetmatvec=unlist(targetmat)+1
yrange=range(targetmatvec[targetmatvec>0]);
# yrange[1]=1; # set the minimum value to 1
for(i in 1:length(targetmat)){
  vali=targetmat[[i]]+1;
  if(i==1){
    plot(1:length(vali),vali,type='b',las=1,pch=20,main=paste('sgRNAs in',targetgene),ylab='Read counts',xlab='Samples',xlim=c(0.7,length(vali)+0.3),ylim = yrange,col=colors[(i %% length(colors))],xaxt='n',log='y')
    axis(1,at=1:length(vali),labels=(collabel),las=2)
    # lines(0:100,rep(1,101),col='black');
  }else{
    lines(1:length(vali),vali,type='b',pch=20,col=colors[(i %% length(colors))])
  }
}




# parameters
# Do not modify the variables beginning with "__"
targetmat=list(c(1452.3821176119034,1215.998685144634),c(2066.8223353392136,2067.344802071772),c(1284.187631378287,1089.5465848756637),c(1008.409284580826,1043.9650138484767),c(1364.4967103907345,1405.6768355480897),c(1581.9373299810404,1612.9994650588435),c(2860.0638987923503,2793.7091919888812),c(1767.557371094716,1820.3220945695973),c(1100.840488727228,1110.131810500845),c(1759.9810428859946,1548.3030416654167))
targetgene="CCR5"
collabel=c("S53_MNSC507_F5","S54_MNSC507_F6")

# set up color using RColorBrewer
#library(RColorBrewer)
#colors <- brewer.pal(length(targetgenelist), "Set1")

colors=c( "#E41A1C", "#377EB8", "#4DAF4A", "#984EA3", "#FF7F00",  "#A65628", "#F781BF",
          "#999999", "#66C2A5", "#FC8D62", "#8DA0CB", "#E78AC3", "#A6D854", "#FFD92F", "#E5C494", "#B3B3B3", 
          "#8DD3C7", "#FFFFB3", "#BEBADA", "#FB8072", "#80B1D3", "#FDB462", "#B3DE69", "#FCCDE5",
          "#D9D9D9", "#BC80BD", "#CCEBC5", "#FFED6F")


## code

targetmatvec=unlist(targetmat)+1
yrange=range(targetmatvec[targetmatvec>0]);
# yrange[1]=1; # set the minimum value to 1
for(i in 1:length(targetmat)){
  vali=targetmat[[i]]+1;
  if(i==1){
    plot(1:length(vali),vali,type='b',las=1,pch=20,main=paste('sgRNAs in',targetgene),ylab='Read counts',xlab='Samples',xlim=c(0.7,length(vali)+0.3),ylim = yrange,col=colors[(i %% length(colors))],xaxt='n',log='y')
    axis(1,at=1:length(vali),labels=(collabel),las=2)
    # lines(0:100,rep(1,101),col='black');
  }else{
    lines(1:length(vali),vali,type='b',pch=20,col=colors[(i %% length(colors))])
  }
}




# parameters
# Do not modify the variables beginning with "__"
targetmat=list(c(1997.8777486398485,1142.4800221975581),c(2692.627045379606,1523.306696263411),c(2013.0304050572913,1232.1727909929907),c(1102.3557543689722,580.797437281899),c(4008.6352552345234,2204.089515153333),c(1831.1985280479764,917.5129135795062))
targetgene="KRT20"
collabel=c("S53_MNSC507_F5","S54_MNSC507_F6")

# set up color using RColorBrewer
#library(RColorBrewer)
#colors <- brewer.pal(length(targetgenelist), "Set1")

colors=c( "#E41A1C", "#377EB8", "#4DAF4A", "#984EA3", "#FF7F00",  "#A65628", "#F781BF",
          "#999999", "#66C2A5", "#FC8D62", "#8DA0CB", "#E78AC3", "#A6D854", "#FFD92F", "#E5C494", "#B3B3B3", 
          "#8DD3C7", "#FFFFB3", "#BEBADA", "#FB8072", "#80B1D3", "#FDB462", "#B3DE69", "#FCCDE5",
          "#D9D9D9", "#BC80BD", "#CCEBC5", "#FFED6F")


## code

targetmatvec=unlist(targetmat)+1
yrange=range(targetmatvec[targetmatvec>0]);
# yrange[1]=1; # set the minimum value to 1
for(i in 1:length(targetmat)){
  vali=targetmat[[i]]+1;
  if(i==1){
    plot(1:length(vali),vali,type='b',las=1,pch=20,main=paste('sgRNAs in',targetgene),ylab='Read counts',xlab='Samples',xlim=c(0.7,length(vali)+0.3),ylim = yrange,col=colors[(i %% length(colors))],xaxt='n',log='y')
    axis(1,at=1:length(vali),labels=(collabel),las=2)
    # lines(0:100,rep(1,101),col='black');
  }else{
    lines(1:length(vali),vali,type='b',pch=20,col=colors[(i %% length(colors))])
  }
}




# parameters
# Do not modify the variables beginning with "__"
targetmat=list(c(2190.3164851413735,1052.7872534021258),c(2651.71487305251,1243.9357770645229),c(2328.205658540104,1223.3505514393416),c(1738.0096910807024,1204.2356990731018),c(1996.362482998104,899.868434472208),c(3393.437404686341,1726.2182059973402))
targetgene="mKate2"
collabel=c("S53_MNSC507_F5","S54_MNSC507_F6")

# set up color using RColorBrewer
#library(RColorBrewer)
#colors <- brewer.pal(length(targetgenelist), "Set1")

colors=c( "#E41A1C", "#377EB8", "#4DAF4A", "#984EA3", "#FF7F00",  "#A65628", "#F781BF",
          "#999999", "#66C2A5", "#FC8D62", "#8DA0CB", "#E78AC3", "#A6D854", "#FFD92F", "#E5C494", "#B3B3B3", 
          "#8DD3C7", "#FFFFB3", "#BEBADA", "#FB8072", "#80B1D3", "#FDB462", "#B3DE69", "#FCCDE5",
          "#D9D9D9", "#BC80BD", "#CCEBC5", "#FFED6F")


## code

targetmatvec=unlist(targetmat)+1
yrange=range(targetmatvec[targetmatvec>0]);
# yrange[1]=1; # set the minimum value to 1
for(i in 1:length(targetmat)){
  vali=targetmat[[i]]+1;
  if(i==1){
    plot(1:length(vali),vali,type='b',las=1,pch=20,main=paste('sgRNAs in',targetgene),ylab='Read counts',xlab='Samples',xlim=c(0.7,length(vali)+0.3),ylim = yrange,col=colors[(i %% length(colors))],xaxt='n',log='y')
    axis(1,at=1:length(vali),labels=(collabel),las=2)
    # lines(0:100,rep(1,101),col='black');
  }else{
    lines(1:length(vali),vali,type='b',pch=20,col=colors[(i %% length(colors))])
  }
}



dev.off()
Sweave("S7B_c0_t1_summary.Rnw");
library(tools);

texi2dvi("S7B_c0_t1_summary.tex",pdf=TRUE);
